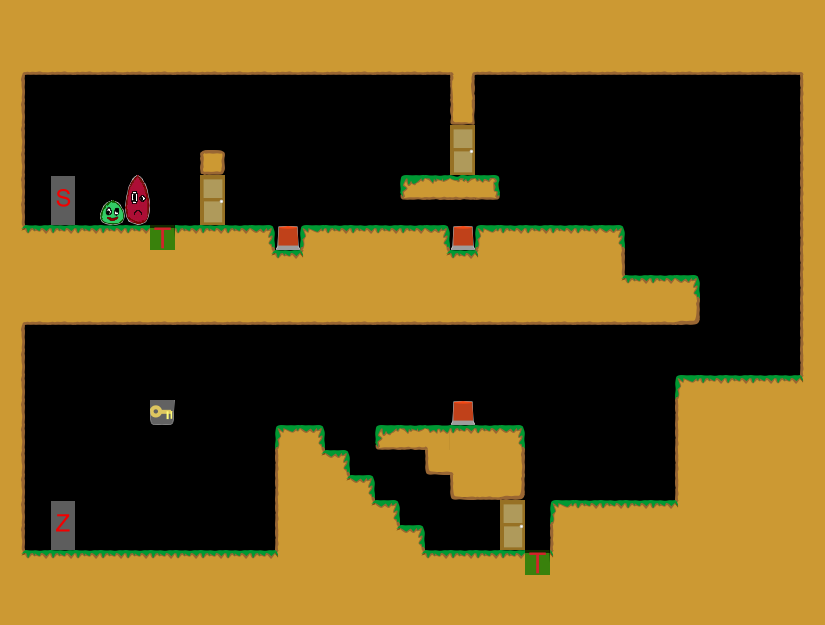

Tiled map render using the project's own tile images. Description and the map definition, with tile-layer contents summarised, below:
An orthogonal 33x25 tile map with 25x25 px tiles, 1 tile layer (Kachelebene 1).

<map version="1.0" orientation="orthogonal" width="33" height="25" tilewidth="25" tileheight="25">
 <tileset firstgid="1" name="Tileset" tilewidth="25" tileheight="25">
  <image source="../../img/Tileset.png" width="400" height="250" />
 </tileset>
 <layer name="Kachelebene 1" width="33" height="25">
  <properties>
   <property name="Button1" value="011" />
   <property name="Button2" value="012" />
   <property name="Button3" value="013" />
   <property name="Door1" value="011" />
   <property name="Door2" value="012" />
   <property name="Door3" value="013" />
  </properties>
  <data>[825 cells, 438 non-empty, 34 distinct tile ids]</data>
 </layer>
</map>
